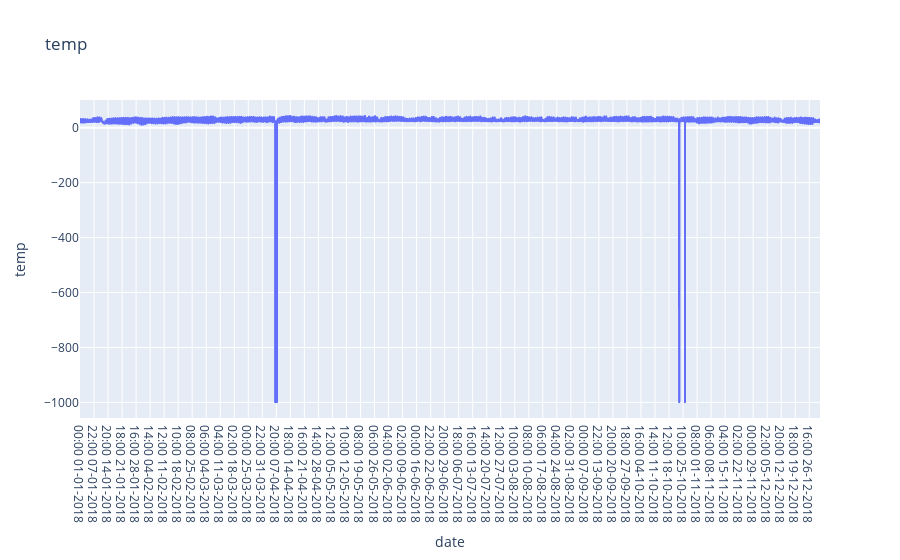

The code cell stored with this chart in its notebook:
### Code cell
fig1 = px.line(df_DSKT, x="date", y=features[0], title=features[0])
fig1.show()

### Figure 1 — Plotly figure (JSON) as saved in the notebook; plotly's stock layout.template omitted (floating-point values rounded to 4 significant figures; data arrays with more than 128 entries replaced by an {"elided": "..."} marker saying what was removed)
{"data": [{"hovertemplate": "date=%{x}<br>temp=%{y}<extra></extra>", "legendgroup": "", "line": {"color": "#636efa", "dash": "solid"}, "marker": {"symbol": "circle"}, "mode": "lines", "name": "", "showlegend": false, "type": "scattergl", "x": {"elided": "8760 str values"}, "xaxis": "x", "y": {"elided": "8760 float values"}, "yaxis": "y"}], "layout": {"legend": {"tracegroupgap": 0}, "title": {"text": "temp"}, "xaxis": {"anchor": "y", "domain": [0, 1], "title": {"text": "date"}}, "yaxis": {"anchor": "x", "domain": [0, 1], "title": {"text": "temp"}}}}
